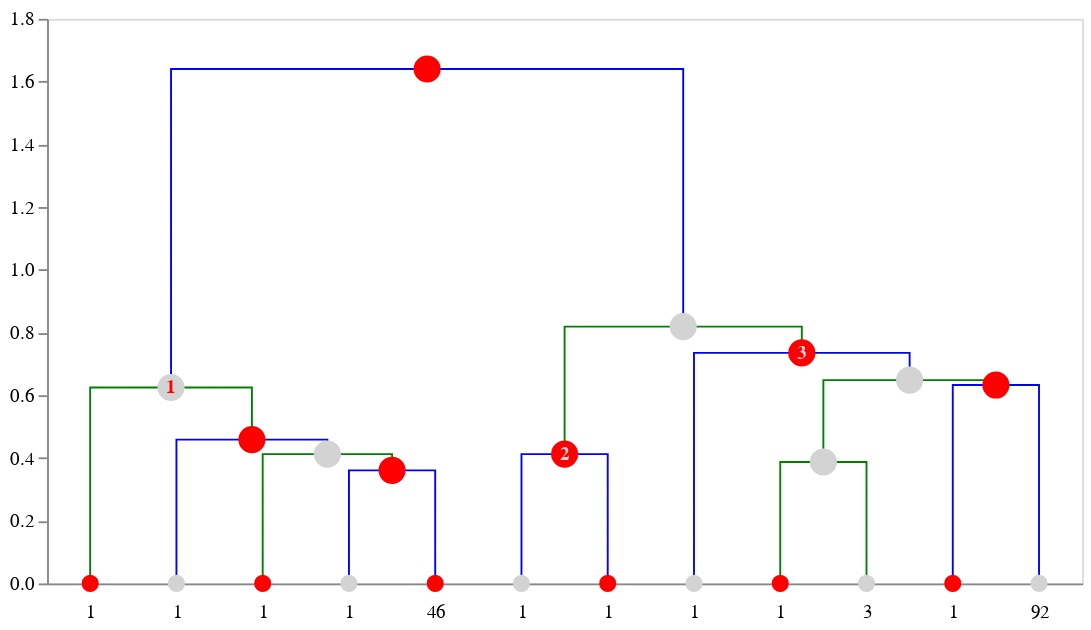

Write notebook code for a chart like this one.
### Markdown cell above
## Coloring in post-processing

You can also redefine color values or each node and link separately after the dendrogram has been created.

### Code cell
dendrogram = idd.create_dendrogram()
for i, n in enumerate(dendrogram.nodes):
    if i % 2 == 0:
        n.edgecolor = 'red'
        n.fillcolor = 'red'
        n.labelcolor = 'lightgrey'
    else:       
        n.edgecolor = 'lightgrey'
        n.fillcolor = 'lightgrey'
        n.labelcolor = 'red'
for i, l in enumerate(dendrogram.links):
    if i % 2 == 0:
        l.fillcolor = 'blue'        
    else:       
        l.fillcolor = 'green'

to_altair(dendrogram=dendrogram, height=200, width=629)

### Figure 1 — Vega-Lite specification as saved in the notebook (floating-point values rounded to 4 significant figures)
{"layer": [{"data": {"name": "data-53ba1988387dd8333a7f2caf79bba6c7"}, "mark": "line", "encoding": {"color": {"field": "fillcolor", "legend": null, "scale": null, "type": "nominal"}, "detail": {"field": "index", "type": "quantitative"}, "order": {"field": "_order_helper", "type": "quantitative"}, "strokeDash": {"field": "strokedash", "legend": null, "scale": null, "type": "nominal"}, "strokeOpacity": {"field": "strokeopacity", "legend": null, "scale": null, "type": "quantitative"}, "strokeWidth": {"field": "strokewidth", "legend": null, "scale": null, "type": "quantitative"}, "x": {"axis": {"grid": false, "labelAngle": 0, "labelExpr": "datum.value == 5.0 ? '1' : datum.value == 15.0 ? '1' : datum.value == 25.0 ? '1' : datum.value == 35.0 ? '1' : datum.value == 45.0 ? '46' : datum.value == 55.0 ? '1' : datum.value == 65.0 ? '1' : datum.value == 75.0 ? '1' : datum.value == 85.0 ? '1' : datum.value == 95.0 ? '3' : datum.value == 105.0 ? '1' : datum.value == 115.0 ? '92' : ''", "labelPadding": 10, "orient": "bottom", "ticks": false, "values": [5.0, 15.0, 25.0, 35.0, 45.0, 55.0, 65.0, 75.0, 85.0, 95.0, 105.0, 115.0]}, "field": "x", "title": null, "type": "quantitative"}, "y": {"axis": {"grid": false}, "field": "y", "scale": {"reverse": false, "type": "linear"}, "title": null, "type": "quantitative"}}}, {"layer": [{"layer": [{"mark": "point", "encoding": {"fill": {"field": "fillcolor", "scale": null, "type": "nominal"}, "opacity": {"field": "opacity", "scale": null, "type": "quantitative"}, "size": {"field": "size", "scale": null, "type": "quantitative"}, "stroke": {"field": "edgecolor", "scale": null, "type": "nominal"}, "tooltip": {"field": "hovertext", "type": "nominal"}, "x": {"axis": {"grid": false, "labelAngle": 0, "labelExpr": "datum.value == 5.0 ? '1' : datum.value == 15.0 ? '1' : datum.value == 25.0 ? '1' : datum.value == 35.0 ? '1' : datum.value == 45.0 ? '46' : datum.value == 55.0 ? '1' : datum.value == 65.0 ? '1' : datum.value == 75.0 ? '1' : datum.value == 85.0 ? '1' : datum.value == 95.0 ? '3' : datum.value == 105.0 ? '1' : datum.value == 115.0 ? '92' : ''", "labelPadding": 10, "orient": "bottom", "ticks": false, "values": [5.0, 15.0, 25.0, 35.0, 45.0, 55.0, 65.0, 75.0, 85.0, 95.0, 105.0, 115.0]}, "field": "x", "title": null, "type": "quantitative"}, "y": {"axis": {"grid": false}, "field": "y", "scale": {"reverse": false, "type": "linear"}, "title": null, "type": "quantitative"}}}, {"mark": {"type": "text", "fontWeight": "bold"}, "encoding": {"color": {"field": "labelcolor", "scale": null, "type": "nominal"}, "size": {"field": "labelsize", "scale": null, "type": "quantitative"}, "text": {"field": "label", "type": "nominal"}, "tooltip": {"field": "hovertext", "type": "nominal"}, "x": {"axis": {"grid": false, "labelAngle": 0, "labelExpr": "datum.value == 5.0 ? '1' : datum.value == 15.0 ? '1' : datum.value == 25.0 ? '1' : datum.value == 35.0 ? '1' : datum.value == 45.0 ? '46' : datum.value == 55.0 ? '1' : datum.value == 65.0 ? '1' : datum.value == 75.0 ? '1' : datum.value == 85.0 ? '1' : datum.value == 95.0 ? '3' : datum.value == 105.0 ? '1' : datum.value == 115.0 ? '92' : ''", "labelPadding": 10, "orient": "bottom", "ticks": false, "values": [5.0, 15.0, 25.0, 35.0, 45.0, 55.0, 65.0, 75.0, 85.0, 95.0, 105.0, 115.0]}, "field": "x", "title": null, "type": "quantitative"}, "y": {"axis": {"grid": false}, "field": "y", "scale": {"reverse": false, "type": "linear"}, "title": null, "type": "quantitative"}}}]}], "data": {"name": "data-e835542f2ae0086d94f84e43dbc88bb2"}}], "height": 300, "width": 550, "$schema": "https://vega.github.io/schema/vega-lite/v4.17.0.json", "datasets": {"data-53ba1988387dd8333a7f2caf79bba6c7": [{"index": 0, "x": 35.0, "y": 0.0, "fillcolor": "blue", "id": 269, "children_id": [15, 263], "cluster_id": null, "strokewidth": 1.0, "strokedash": [1, 0], "strokeopacity": 1.0, "_order_helper": 0}, {"index": 0, "x": 35.0, "y": 0.3606, "fillcolor": "blue", "id": 269, "children_id": [15, 263], "cluster_id": null, "strokewidth": 1.0, "strokedash": [1, 0], "strokeopacity": 1.0, "_order_helper": 1}, {"index": 0, "x": 45.0, "y": 0.3606, "fillcolor": "blue", "id": 269, "children_id": [15, 263], "cluster_id": null, "strokewidth": 1.0, "strokedash": [1, 0], "strokeopacity": 1.0, "_order_helper": 2}, {"index": 0, "x": 45.0, "y": 0.0, "fillcolor": "blue", "id": 269, "children_id": [15, 263], "cluster_id": null, "strokewidth": 1.0, "strokedash": [1, 0], "strokeopacity": 1.0, "_order_helper": 3}, {"index": 1, "x": 25.0, "y": 0.0, "fillcolor": "green", "id": 278, "children_id": [14, 269], "cluster_id": null, "strokewidth": 1.0, "strokedash": [1, 0], "strokeopacity": 1.0, "_order_helper": 0}, {"index": 1, "x": 25.0, "y": 0.4123, "fillcolor": "green", "id": 278, "children_id": [14, 269], "cluster_id": null, "strokewidth": 1.0, "strokedash": [1, 0], "strokeopacity": 1.0, "_order_helper": 1}, {"index": 1, "x": 40.0, "y": 0.4123, "fillcolor": "green", "id": 278, "children_id": [14, 269], "cluster_id": null, "strokewidth": 1.0, "strokedash": [1, 0], "strokeopacity": 1.0, "_order_helper": 2}, {"index": 1, "x": 40.0, "y": 0.3606, "fillcolor": "green", "id": 278, "children_id": [14, 269], "cluster_id": null, "strokewidth": 1.0, "strokedash": [1, 0], "strokeopacity": 1.0, "_order_helper": 3}, {"index": 2, "x": 15.0, "y": 0.0, "fillcolor": "blue", "id": 285, "children_id": [22, 278], "cluster_id": null, "strokewidth": 1.0, "strokedash": [1, 0], "strokeopacity": 1.0, "_order_helper": 0}, {"index": 2, "x": 15.0, "y": 0.4583, "fillcolor": "blue", "id": 285, "children_id": [22, 278], "cluster_id": null, "strokewidth": 1.0, "strokedash": [1, 0], "strokeopacity": 1.0, "_order_helper": 1}, {"index": 2, "x": 32.5, "y": 0.4583, "fillcolor": "blue", "id": 285, "children_id": [22, 278], "cluster_id": null, "strokewidth": 1.0, "strokedash": [1, 0], "strokeopacity": 1.0, "_order_helper": 2}, {"index": 2, "x": 32.5, "y": 0.4123, "fillcolor": "blue", "id": 285, "children_id": [22, 278], "cluster_id": null, "strokewidth": 1.0, "strokedash": [1, 0], "strokeopacity": 1.0, "_order_helper": 3}, {"index": 3, "x": 5.0, "y": 0.0, "fillcolor": "green", "id": 293, "children_id": [41, 285], "cluster_id": 1.0, "strokewidth": 1.0, "strokedash": [1, 0], "strokeopacity": 1.0, "_order_helper": 0}, {"index": 3, "x": 5.0, "y": 0.6245, "fillcolor": "green", "id": 293, "children_id": [41, 285], "cluster_id": 1.0, "strokewidth": 1.0, "strokedash": [1, 0], "strokeopacity": 1.0, "_order_helper": 1}, {"index": 3, "x": 23.75, "y": 0.6245, "fillcolor": "green", "id": 293, "children_id": [41, 285], "cluster_id": 1.0, "strokewidth": 1.0, "strokedash": [1, 0], "strokeopacity": 1.0, "_order_helper": 2}, {"index": 3, "x": 23.75, "y": 0.4583, "fillcolor": "green", "id": 293, "children_id": [41, 285], "cluster_id": 1.0, "strokewidth": 1.0, "strokedash": [1, 0], "strokeopacity": 1.0, "_order_helper": 3}, {"index": 4, "x": 55.0, "y": 0.0, "fillcolor": "blue", "id": 279, "children_id": [117, 131], "cluster_id": 2.0, "strokewidth": 1.0, "strokedash": [1, 0], "strokeopacity": 1.0, "_order_helper": 0}, {"index": 4, "x": 55.0, "y": 0.4123, "fillcolor": "blue", "id": 279, "children_id": [117, 131], "cluster_id": 2.0, "strokewidth": 1.0, "strokedash": [1, 0], "strokeopacity": 1.0, "_order_helper": 1}, {"index": 4, "x": 65.0, "y": 0.4123, "fillcolor": "blue", "id": 279, "children_id": [117, 131], "cluster_id": 2.0, "strokewidth": 1.0, "strokedash": [1, 0], "strokeopacity": 1.0, "_order_helper": 2}, {"index": 4, "x": 65.0, "y": 0.0, "fillcolor": "blue", "id": 279, "children_id": [117, 131], "cluster_id": 2.0, "strokewidth": 1.0, "strokedash": [1, 0], "strokeopacity": 1.0, "_order_helper": 3}, {"index": 5, "x": 85.0, "y": 0.0, "fillcolor": "green", "id": 273, "children_id": [98, 265], "cluster_id": null, "strokewidth": 1.0, "strokedash": [1, 0], "strokeopacity": 1.0, "_order_helper": 0}, {"index": 5, "x": 85.0, "y": 0.3873, "fillcolor": "green", "id": 273, "children_id": [98, 265], "cluster_id": null, "strokewidth": 1.0, "strokedash": [1, 0], "strokeopacity": 1.0, "_order_helper": 1}, {"index": 5, "x": 95.0, "y": 0.3873, "fillcolor": "green", "id": 273, "children_id": [98, 265], "cluster_id": null, "strokewidth": 1.0, "strokedash": [1, 0], "strokeopacity": 1.0, "_order_helper": 2}, {"index": 5, "x": 95.0, "y": 0.0, "fillcolor": "green", "id": 273, "children_id": [98, 265], "cluster_id": null, "strokewidth": 1.0, "strokedash": [1, 0], "strokeopacity": 1.0, "_order_helper": 3}, {"index": 6, "x": 105.0, "y": 0.0, "fillcolor": "blue", "id": 294, "children_id": [109, 292], "cluster_id": null, "strokewidth": 1.0, "strokedash": [1, 0], "strokeopacity": 1.0, "_order_helper": 0}, {"index": 6, "x": 105.0, "y": 0.6325, "fillcolor": "blue", "id": 294, "children_id": [109, 292], "cluster_id": null, "strokewidth": 1.0, "strokedash": [1, 0], "strokeopacity": 1.0, "_order_helper": 1}, {"index": 6, "x": 115.0, "y": 0.6325, "fillcolor": "blue", "id": 294, "children_id": [109, 292], "cluster_id": null, "strokewidth": 1.0, "strokedash": [1, 0], "strokeopacity": 1.0, "_order_helper": 2}, {"index": 6, "x": 115.0, "y": 0.0, "fillcolor": "blue", "id": 294, "children_id": [109, 292], "cluster_id": null, "strokewidth": 1.0, "strokedash": [1, 0], "strokeopacity": 1.0, "_order_helper": 3}, {"index": 7, "x": 90.0, "y": 0.3873, "fillcolor": "green", "id": 295, "children_id": [273, 294], "cluster_id": null, "strokewidth": 1.0, "strokedash": [1, 0], "strokeopacity": 1.0, "_order_helper": 0}, {"index": 7, "x": 90.0, "y": 0.6481, "fillcolor": "green", "id": 295, "children_id": [273, 294], "cluster_id": null, "strokewidth": 1.0, "strokedash": [1, 0], "strokeopacity": 1.0, "_order_helper": 1}, {"index": 7, "x": 110.0, "y": 0.6481, "fillcolor": "green", "id": 295, "children_id": [273, 294], "cluster_id": null, "strokewidth": 1.0, "strokedash": [1, 0], "strokeopacity": 1.0, "_order_helper": 2}, {"index": 7, "x": 110.0, "y": 0.6325, "fillcolor": "green", "id": 295, "children_id": [273, 294], "cluster_id": null, "strokewidth": 1.0, "strokedash": [1, 0], "strokeopacity": 1.0, "_order_helper": 3}, {"index": 8, "x": 75.0, "y": 0.0, "fillcolor": "blue", "id": 296, "children_id": [106, 295], "cluster_id": 3.0, "strokewidth": 1.0, "strokedash": [1, 0], "strokeopacity": 1.0, "_order_helper": 0}, {"index": 8, "x": 75.0, "y": 0.7348, "fillcolor": "blue", "id": 296, "children_id": [106, 295], "cluster_id": 3.0, "strokewidth": 1.0, "strokedash": [1, 0], "strokeopacity": 1.0, "_order_helper": 1}, {"index": 8, "x": 100.0, "y": 0.7348, "fillcolor": "blue", "id": 296, "children_id": [106, 295], "cluster_id": 3.0, "strokewidth": 1.0, "strokedash": [1, 0], "strokeopacity": 1.0, "_order_helper": 2}, {"index": 8, "x": 100.0, "y": 0.6481, "fillcolor": "blue", "id": 296, "children_id": [106, 295], "cluster_id": 3.0, "strokewidth": 1.0, "strokedash": [1, 0], "strokeopacity": 1.0, "_order_helper": 3}, {"index": 9, "x": 60.0, "y": 0.4123, "fillcolor": "green", "id": 297, "children_id": [279, 296], "cluster_id": null, "strokewidth": 1.0, "strokedash": [1, 0], "strokeopacity": 1.0, "_order_helper": 0}, {"index": 9, "x": 60.0, "y": 0.8185, "fillcolor": "green", "id": 297, "children_id": [279, 296], "cluster_id": null, "strokewidth": 1.0, "strokedash": [1, 0], "strokeopacity": 1.0, "_order_helper": 1}, {"index": 9, "x": 87.5, "y": 0.8185, "fillcolor": "green", "id": 297, "children_id": [279, 296], "cluster_id": null, "strokewidth": 1.0, "strokedash": [1, 0], "strokeopacity": 1.0, "_order_helper": 2}, {"index": 9, "x": 87.5, "y": 0.7348, "fillcolor": "green", "id": 297, "children_id": [279, 296], "cluster_id": null, "strokewidth": 1.0, "strokedash": [1, 0], "strokeopacity": 1.0, "_order_helper": 3}, {"index": 10, "x": 14.38, "y": 0.6245, "fillcolor": "blue", "id": 298, "children_id": [293, 297], "cluster_id": null, "strokewidth": 1.0, "strokedash": [1, 0], "strokeopacity": 1.0, "_order_helper": 0}, {"index": 10, "x": 14.38, "y": 1.64, "fillcolor": "blue", "id": 298, "children_id": [293, 297], "cluster_id": null, "strokewidth": 1.0, "strokedash": [1, 0], "strokeopacity": 1.0, "_order_helper": 1}, {"index": 10, "x": 73.75, "y": 1.64, "fillcolor": "blue", "id": 298, "children_id": [293, 297], "cluster_id": null, "strokewidth": 1.0, "strokedash": [1, 0], "strokeopacity": 1.0, "_order_helper": 2}, {"index": 10, "x": 73.75, "y": 0.8185, "fillcolor": "blue", "id": 298, "children_id": [293, 297], "cluster_id": null, "strokewidth": 1.0, "strokedash": [1, 0], "strokeopacity": 1.0, "_order_helper": 3}], "data-e835542f2ae0086d94f84e43dbc88bb2": [{"x": 5.0, "y": 0.0, "type": "leaf", "id": 41, "cluster_id": null, "edgecolor": "red", "label": "", "hovertext": {"# of items": "1", "linkage id": 41}, "fillcolor": "red", "radius": 4.0, "opacity": 1.0, "labelsize": 10.0, "labelcolor": "lightgrey", "_default_leaf_radius": 4.0, "_default_leaf_radius_if_cluster": 7.0, "size": 50.27}, {"x": 15.0, "y": 0.0, "type": "leaf", "id": 22, "cluster_id": null, "edgecolor": "lightgrey", "label": "", "hovertext": {"# of items": "1", "linkage id": 22}, "fillcolor": "lightgrey", "radius": 4.0, "opacity": 1.0, "labelsize": 10.0, "labelcolor": "red", "_default_leaf_radius": 4.0, "_default_leaf_radius_if_cluster": 7.0, "size": 50.27}, {"x": 25.0, "y": 0.0, "type": "leaf", "id": 14, "cluster_id": null, "edgecolor": "red", "label": "", "hovertext": {"# of items": "1", "linkage id": 14}, "fillcolor": "red", "radius": 4.0, "opacity": 1.0, "labelsize": 10.0, "labelcolor": "lightgrey", "_default_leaf_radius": 4.0, "_default_leaf_radius_if_cluster": 7.0, "size": 50.27}, {"x": 35.0, "y": 0.0, "type": "leaf", "id": 15, "cluster_id": null, "edgecolor": "lightgrey", "label": "", "hovertext": {"# of items": "1", "linkage id": 15}, "fillcolor": "lightgrey", "radius": 4.0, "opacity": 1.0, "labelsize": 10.0, "labelcolor": "red", "_default_leaf_radius": 4.0, "_default_leaf_radius_if_cluster": 7.0, "size": 50.27}, {"x": 45.0, "y": 0.0, "type": "leaf", "id": 263, "cluster_id": null, "edgecolor": "red", "label": "", "hovertext": {"# of items": "46", "linkage id": 263}, "fillcolor": "red", "radius": 4.0, "opacity": 1.0, "labelsize": 10.0, "labelcolor": "lightgrey", "_default_leaf_radius": 4.0, "_default_leaf_radius_if_cluster": 7.0, "size": 50.27}, {"x": 55.0, "y": 0.0, "type": "leaf", "id": 117, "cluster_id": null, "edgecolor": "lightgrey", "label": "", "hovertext": {"# of items": "1", "linkage id": 117}, "fillcolor": "lightgrey", "radius": 4.0, "opacity": 1.0, "labelsize": 10.0, "labelcolor": "red", "_default_leaf_radius": 4.0, "_default_leaf_radius_if_cluster": 7.0, "size": 50.27}, {"x": 65.0, "y": 0.0, "type": "leaf", "id": 131, "cluster_id": null, "edgecolor": "red", "label": "", "hovertext": {"# of items": "1", "linkage id": 131}, "fillcolor": "red", "radius": 4.0, "opacity": 1.0, "labelsize": 10.0, "labelcolor": "lightgrey", "_default_leaf_radius": 4.0, "_default_leaf_radius_if_cluster": 7.0, "size": 50.27}, {"x": 75.0, "y": 0.0, "type": "leaf", "id": 106, "cluster_id": null, "edgecolor": "lightgrey", "label": "", "hovertext": {"# of items": "1", "linkage id": 106}, "fillcolor": "lightgrey", "radius": 4.0, "opacity": 1.0, "labelsize": 10.0, "labelcolor": "red", "_default_leaf_radius": 4.0, "_default_leaf_radius_if_cluster": 7.0, "size": 50.27}, {"x": 85.0, "y": 0.0, "type": "leaf", "id": 98, "cluster_id": null, "edgecolor": "red", "label": "", "hovertext": {"# of items": "1", "linkage id": 98}, "fillcolor": "red", "radius": 4.0, "opacity": 1.0, "labelsize": 10.0, "labelcolor": "lightgrey", "_default_leaf_radius": 4.0, "_default_leaf_radius_if_cluster": 7.0, "size": 50.27}, {"x": 95.0, "y": 0.0, "type": "leaf", "id": 265, "cluster_id": null, "edgecolor": "lightgrey", "label": "", "hovertext": {"# of items": "3", "linkage id": 265}, "fillcolor": "lightgrey", "radius": 4.0, "opacity": 1.0, "labelsize": 10.0, "labelcolor": "red", "_default_leaf_radius": 4.0, "_default_leaf_radius_if_cluster": 7.0, "size": 50.27}, {"x": 105.0, "y": 0.0, "type": "leaf", "id": 109, "cluster_id": null, "edgecolor": "red", "label": "", "hovertext": {"# of items": "1", "linkage id": 109}, "fillcolor": "red", "radius": 4.0, "opacity": 1.0, "labelsize": 10.0, "labelcolor": "lightgrey", "_default_leaf_radius": 4.0, "_default_leaf_radius_if_cluster": 7.0, "size": 50.27}, {"x": 115.0, "y": 0.0, "type": "leaf", "id": 292, "cluster_id": null, "edgecolor": "lightgrey", "label": "", "hovertext": {"# of items": "92", "linkage id": 292}, "fillcolor": "lightgrey", "radius": 4.0, "opacity": 1.0, "labelsize": 10.0, "labelcolor": "red", "_default_leaf_radius": 4.0, "_default_leaf_radius_if_cluster": 7.0, "size": 50.27}, {"x": 40.0, "y": 0.3606, "type": "subcluster", "id": 269, "cluster_id": null, "edgecolor": "red", "label": "", "hovertext": {"# of items": "47", "linkage id": 269}, "fillcolor": "red", "radius": 7.0, "opacity": 1.0, "labelsize": 10.0, "labelcolor": "lightgrey", "_default_leaf_radius": 4.0, "_default_leaf_radius_if_cluster": 7.0, "size": 153.9}, {"x": 32.5, "y": 0.4123, "type": "subcluster", "id": 278, "cluster_id": null, "edgecolor": "lightgrey", "label": "", "hovertext": {"# of items": "48", "linkage id": 278}, "fillcolor": "lightgrey", "radius": 7.0, "opacity": 1.0, "labelsize": 10.0, "labelcolor": "red", "_default_leaf_radius": 4.0, "_default_leaf_radius_if_cluster": 7.0, "size": 153.9}, {"x": 23.75, "y": 0.4583, "type": "subcluster", "id": 285, "cluster_id": null, "edgecolor": "red", "label": "", "hovertext": {"# of items": "49", "linkage id": 285}, "fillcolor": "red", "radius": 7.0, "opacity": 1.0, "labelsize": 10.0, "labelcolor": "lightgrey", "_default_leaf_radius": 4.0, "_default_leaf_radius_if_cluster": 7.0, "size": 153.9}, {"x": 14.38, "y": 0.6245, "type": "cluster", "id": 293, "cluster_id": 1.0, "edgecolor": "lightgrey", "label": "1", "hovertext": {"# of items": "50", "linkage id": 293}, "fillcolor": "lightgrey", "radius": 7.0, "opacity": 1.0, "labelsize": 10.0, "labelcolor": "red", "_default_leaf_radius": 4.0, "_default_leaf_radius_if_cluster": 7.0, "size": 153.9}, {"x": 60.0, "y": 0.4123, "type": "cluster", "id": 279, "cluster_id": 2.0, "edgecolor": "red", "label": "2", "hovertext": {"# of items": "2", "linkage id": 279}, "fillcolor": "red", "radius": 7.0, "opacity": 1.0, "labelsize": 10.0, "labelcolor": "lightgrey", "_default_leaf_radius": 4.0, "_default_leaf_radius_if_cluster": 7.0, "size": 153.9}, {"x": 90.0, "y": 0.3873, "type": "subcluster", "id": 273, "cluster_id": null, "edgecolor": "lightgrey", "label": "", "hovertext": {"# of items": "4", "linkage id": 273}, "fillcolor": "lightgrey", "radius": 7.0, "opacity": 1.0, "labelsize": 10.0, "labelcolor": "red", "_default_leaf_radius": 4.0, "_default_leaf_radius_if_cluster": 7.0, "size": 153.9}, {"x": 110.0, "y": 0.6325, "type": "subcluster", "id": 294, "cluster_id": null, "edgecolor": "red", "label": "", "hovertext": {"# of items": "93", "linkage id": 294}, "fillcolor": "red", "radius": 7.0, "opacity": 1.0, "labelsize": 10.0, "labelcolor": "lightgrey", "_default_leaf_radius": 4.0, "_default_leaf_radius_if_cluster": 7.0, "size": 153.9}, {"x": 100.0, "y": 0.6481, "type": "subcluster", "id": 295, "cluster_id": null, "edgecolor": "lightgrey", "label": "", "hovertext": {"# of items": "97", "linkage id": 295}, "fillcolor": "lightgrey", "radius": 7.0, "opacity": 1.0, "labelsize": 10.0, "labelcolor": "red", "_default_leaf_radius": 4.0, "_default_leaf_radius_if_cluster": 7.0, "size": 153.9}, {"x": 87.5, "y": 0.7348, "type": "cluster", "id": 296, "cluster_id": 3.0, "edgecolor": "red", "label": "3", "hovertext": {"# of items": "98", "linkage id": 296}, "fillcolor": "red", "radius": 7.0, "opacity": 1.0, "labelsize": 10.0, "labelcolor": "lightgrey", "_default_leaf_radius": 4.0, "_default_leaf_radius_if_cluster": 7.0, "size": 153.9}, {"x": 73.75, "y": 0.8185, "type": "supercluster", "id": 297, "cluster_id": null, "edgecolor": "lightgrey", "label": "", "hovertext": {"# of items": "100", "linkage id": 297}, "fillcolor": "lightgrey", "radius": 7.0, "opacity": 1.0, "labelsize": 10.0, "labelcolor": "red", "_default_leaf_radius": 4.0, "_default_leaf_radius_if_cluster": 7.0, "size": 153.9}, {"x": 44.06, "y": 1.64, "type": "supercluster", "id": 298, "cluster_id": null, "edgecolor": "red", "label": "", "hovertext": {"# of items": "150", "linkage id": 298}, "fillcolor": "red", "radius": 7.0, "opacity": 1.0, "labelsize": 10.0, "labelcolor": "lightgrey", "_default_leaf_radius": 4.0, "_default_leaf_radius_if_cluster": 7.0, "size": 153.9}]}}
